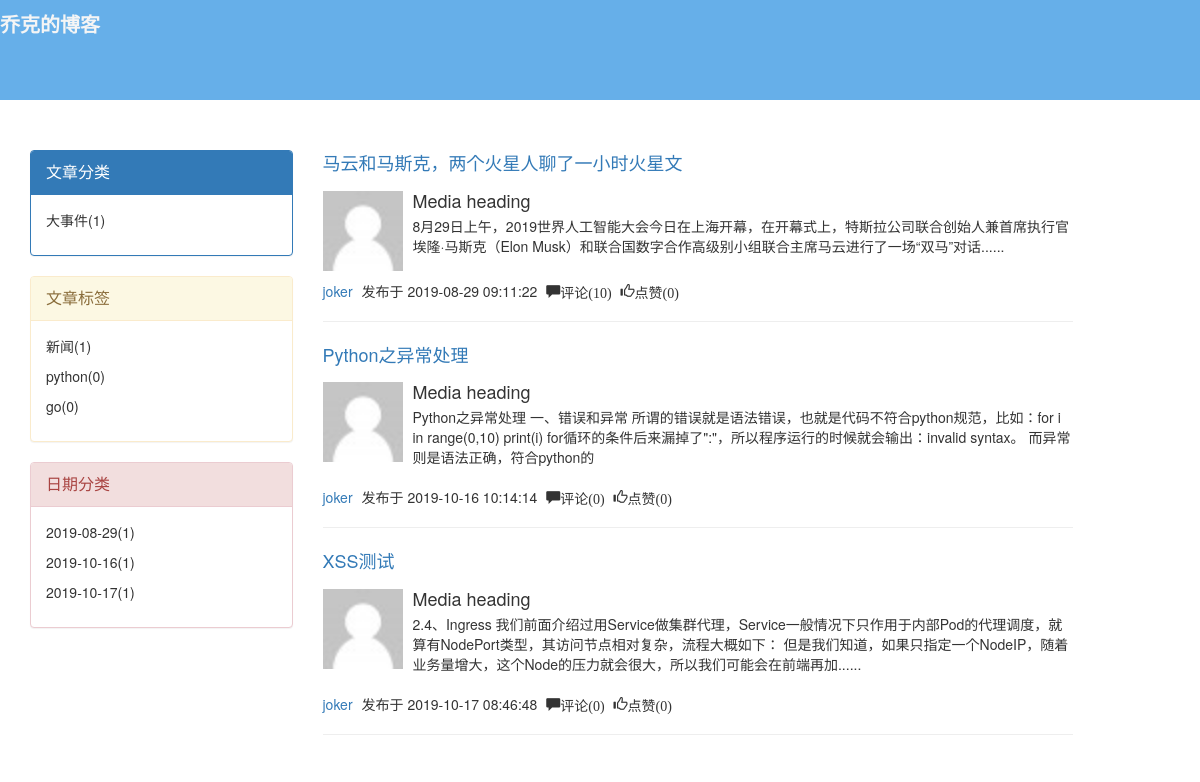
/blog/joker/, run on the app's committed database.
### blog/models.py (models this page shows, shortened)
class UserInfo(AbstractUser):
    nid = models.AutoField(primary_key=True)
    phone = models.CharField(max_length=11, null=True, unique=True)
    avatar = models.FileField(upload_to="avatars/", default="avatars/default.png", verbose_name="头像")
    create_time = models.DateTimeField(auto_now_add=True)
    blog = models.OneToOneField(to="Blog", to_field="nid", null=True)

class Blog(models.Model):
    nid = models.AutoField(primary_key=True)
    title = models.CharField(max_length=64)  # 个人博客标题
    site = models.CharField(max_length=32, unique=True)  # 个人博客后缀
    theme = models.CharField(max_length=32)  # 博客主题

class Category(models.Model):
    nid = models.AutoField(primary_key=True)
    title = models.CharField(max_length=32)  # 分类标题
    blog = models.ForeignKey(to="Blog", to_field="nid")  # 外键关联博客，一个博客站点可以有多个分类

class Article(models.Model):
    nid = models.AutoField(primary_key=True)
    title = models.CharField(max_length=50)  # 文章标题
    desc = models.CharField(max_length=255)  # 文章描述
    create_time = models.DateTimeField(auto_now_add=True)  # 创建时间
    comments_count = models.IntegerField(verbose_name="评论数", default=0)
    up_count = models.IntegerField(verbose_name="点赞数", default=0)
    down_count = models.IntegerField(verbose_name="点踩数", default=0)
    category = models.ForeignKey(to="Category", to_field="nid", null=True)
    user = models.ForeignKey(to="UserInfo", to_field="nid")
    tags = models.ManyToManyField(  # 中介模型
        to="Tag",
        through="Article2Tag",
        through_fields=("article", "tag"),  # 注意顺序！！！
    )

### blog/views.py (the view)
# urls.py: url(r'(\w+)', views.home),
def home(request, username):
    user_obj = models.UserInfo.objects.filter(username=username).first()
    if not user_obj:
        return render(request, '404.html')
    article_list = models.Article.objects.filter(user=user_obj)
    return render(request, 'home.html', {
        "username": username,
        "user_obj": user_obj,
        "article_list": article_list,
    })

### blog/templatetags/my_tags.py (called while the page is built)
@register.inclusion_tag("left_page.html")
def get_left_page(username):
    user_obj = models.UserInfo.objects.filter(username=username).first()
    category_list = models.Category.objects.filter(blog=user_obj.blog).annotate(c=Count("article")).values("title", 'c')
    tag_list = models.Tag.objects.filter(blog=user_obj.blog).annotate(c=Count("article")).values("title", "c")
    archive_list = models.Article.objects.filter(user=user_obj).extra(
        select={"archive_date": "DATE(create_time)"}
    ).values("archive_date").annotate(c=Count("nid")).values("archive_date", "c")
    return {
        "category_list": category_list,
        "tag_list": tag_list,
        "archive_list": archive_list
    }

### templates/home.html
{% extends "base.html" %}
{% block blog-main %}
    <div class="article-list">
        {% for article in article_list %}
            <div class="article">
                <p class="article-title"><a
                        href="/blog/{{ article.user.username }}/{{ article.pk }}">{{ article.title }}</a></p>
                <div class="media">
                    <div class="media-left">
                        <a href="#">
                            <img class="media-object author-img" src="/media/{{ article.user.avatar }}"
                                 alt="...">
                        </a>
                    </div>
                    <div class="media-body">
                        <h4 class="media-heading">Media heading</h4>
                        <p>{{ article.desc }}</p>
                    </div>
                </div>
                <div class="article-footer">
                    <span><a href="/blog/{{ article.user.username }}/">{{ article.user.username }}</a></span>
                    <span>发布于&nbsp;{{ article.create_time | date:'Y-m-d H:i:s' }}</span>
                    <span class="glyphicon glyphicon-comment">评论({{ article.comments_count }})</span>
                    <span class="glyphicon glyphicon-thumbs-up">点赞({{ article.up_count }})</span>
                </div>
                <hr>
            </div>
        {% endfor %}
    </div>
{% endblock %}

### templates/base.html (shortened to what this page needs)
<!DOCTYPE html>
<html lang="en">
<head>
    <link rel="stylesheet" href="/static/bootstrap/css/bootstrap.min.css">
    <link rel="stylesheet" href="/static/mystyle.css">
    <link rel="stylesheet" href="/static/theme/{{ user_obj.blog.theme }}">
</head>
<body>
<div class="header">
    <p>{{ user_obj.blog.title }}</p>
</div>
<div class="container user-container">
    <div class="row">
        <div class="col-md-3">
            {% load my_tags %}
            {% get_left_page username %}
        </div>
        <div class="col-md-8">
            {% block blog-main %}
            {% endblock %}
        </div>
    </div>
</div>
</body>
</html>

### templates/left_page.html
<div class="panel panel-primary">
    <div class="panel-heading">
        <div class="panel-title">文章分类</div>
    </div>
    <div class="panel-body">
        {% for category in category_list %}
            <p>{{ category.title }}({{ category.c }})</p>
        {% endfor %}
    </div>
</div>
<div class="panel panel-warning">
    <div class="panel-heading">
        <div class="panel-title">文章标签</div>
    </div>
    <div class="panel-body">
        {% for tag in tag_list %}
            <p>{{ tag.title }}({{ tag.c }})</p>
        {% endfor %}
    </div>
</div>
<div class="panel panel-danger">
    <div class="panel-heading">
        <div class="panel-title">日期分类</div>
    </div>
    <div class="panel-body">
        {% for archive in archive_list %}
            <p>{{ archive.archive_date }}({{ archive.c }})</p>
        {% endfor %}
    </div>
</div>

### static/mystyle.css (style rules this page uses)
.author-img { width: 80px; height: 80px; }
.article-footer span { margin-right: 5px; }
.article-footer { margin-top: 10px; }
.header { height: 100px; width: 100%; color: whitesmoke; }
.header p { font-size: 20px; padding: 10px 0; font-weight: bold; }
.article-title { font-size: 18px; }
.user-container { margin-top: 50px; }

### static/theme/joker.css (style rules this page uses)
.header { background: #66afe9; }

### data on the page
UserInfo: blog "乔克的博客"
Category: title "大事件", c "1"
Article: title "马云和马斯克，两个火星人聊了一小时火星文", user.avatar (placeholder picture), desc "8月29日上午，2019世界人工智能大会今日在上海开幕，在开幕式上，特斯拉公司联合创始人兼首席执行官埃隆·马斯克（Elon Musk）和联合国数字合作高级别小组联合主席马云进行了一场“双马”对话......", user.username "joker", create_time "2019-08-29 09:11:22", comments_count "10", up_count "0"
Article: title "Python之异常处理", user.avatar (placeholder picture), desc "Python之异常处理 一、错误和异常 所谓的错误就是语法错误，也就是代码不符合python规范，比如：for i in range(0,10) print(i) for循环的条件后来漏掉了\":\"，所以程序运行的时候就会输出：invalid syntax。 而异常则是语法正确，符合python的", user.username "joker", create_time "2019-10-16 10:14:14", comments_count "0", up_count "0"
Article: title "XSS测试", user.avatar (placeholder picture), desc "2.4、Ingress 我们前面介绍过用Service做集群代理，Service一般情况下只作用于内部Pod的代理调度，就算有NodePort类型，其访问节点相对复杂，流程大概如下： 但是我们知道，如果只指定一个NodeIP，随着业务量增大，这个Node的压力就会很大，所以我们可能会在前端再加......", user.username "joker", create_time "2019-10-17 08:46:48", comments_count "0", up_count "0"

### other printed values
{{ tag.title }} "新闻" "python" "go"
{{ tag.c }} "1" "0" "0"
{{ archive.archive_date }} "2019-08-29" "2019-10-16" "2019-10-17"
{{ archive.c }} "1" "1" "1"
